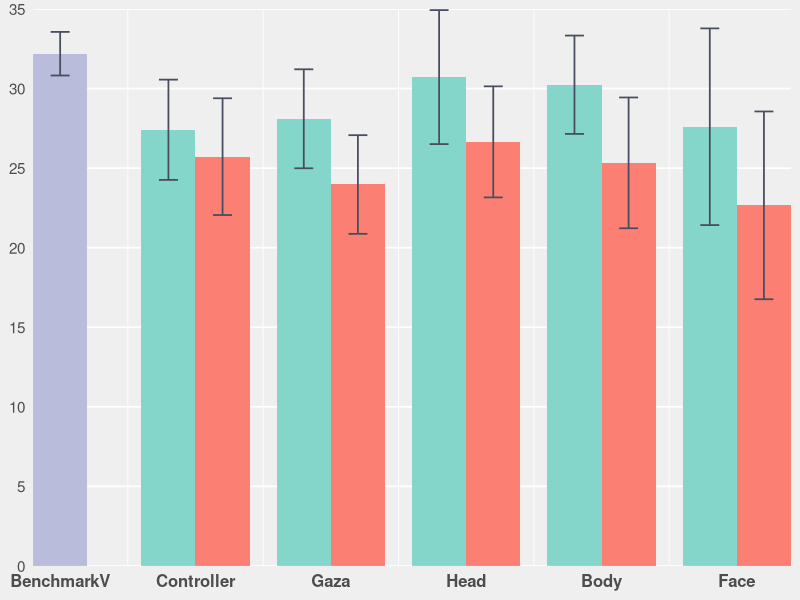
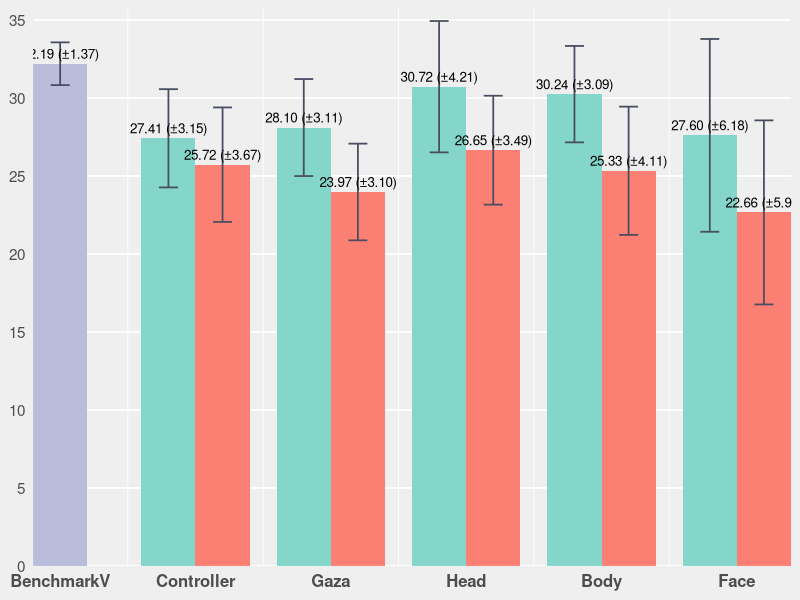
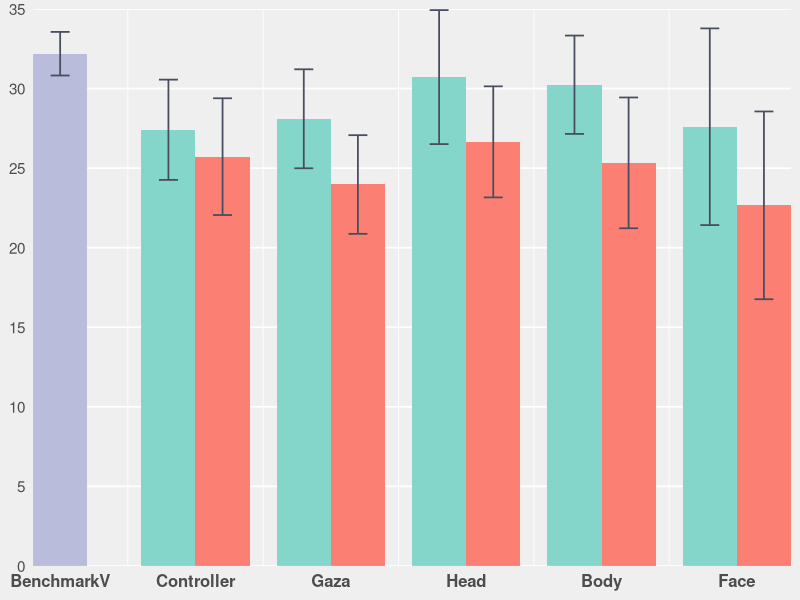
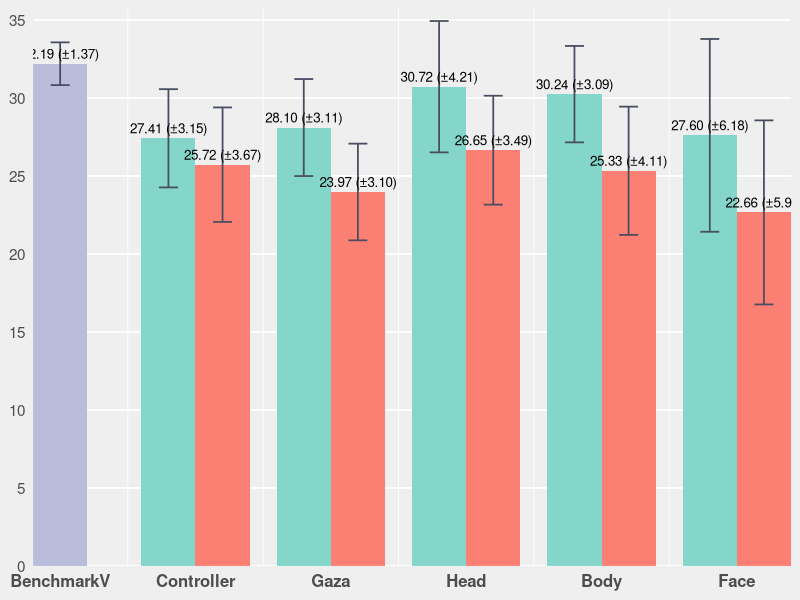

These figures' R source, in order:
# ================= Packages =================
if (!require(ggplot2)) install.packages("ggplot2")
library(ggplot2)

# ================= Data =================
bench_mean <- 32.19; bench_sd <- 1.37

dat <- data.frame(
  Category = c("BenchmarkV",
               "Controller","Controller",
               "Gaza","Gaza",
               "Head","Head",
               "Body","Body",
               "Face","Face"),
  slot     = c("C",
               "L","R",
               "L","R",
               "L","R",
               "L","R",
               "L","R"),
  series   = c("BenchmarkV",
               "Easy","Hard",
               "Easy","Hard",
               "Easy","Hard",
               "Easy","Hard",
               "Easy","Hard"),
  mean     = c(bench_mean,
               27.41, 25.72,
               28.10, 23.97,
               30.72, 26.65,
               30.24, 25.33,
               27.60, 22.66),
  sd       = c(bench_sd,
               3.15, 3.67,
               3.11, 3.10,
               4.21, 3.49,
               3.09, 4.11,
               6.18, 5.90),
  stringsAsFactors = FALSE
)

# 固定横轴顺序
dat$Category <- factor(dat$Category,
  levels = c("BenchmarkV","Controller","Gaza","Head","Body","Face"))
dat$slot   <- factor(dat$slot, levels = c("L","C","R"))
dat$series <- factor(dat$series, levels = c("Easy","BenchmarkV","Hard"))

# ================= 手动定位（确保居中+无缝贴合） =================
# 以每个类目的中心为整数(1,2,3,...)，在左右各偏移 delta；两柱宽度为 bar_w，
# 令 bar_w = 2*delta -> L 与 R 正好在中间“无缝贴合”
group_w <- 0.8               # 每个类目总体占宽（<1 避免挤到相邻类目）
delta   <- group_w / 4       # 0.2
bar_w   <- group_w / 2       # 0.4  => 与上式使两柱贴合

offset_map <- c(L = -delta, C = 0, R = +delta)

x_base <- as.numeric(dat$Category)
dat$x  <- x_base + unname(offset_map[as.character(dat$slot)])

# ================= 样式 =================
col_easy  <- "#84D6CA"
col_hard  <- "#FB7F72"
col_bench <- "#B9BCDB"
err_col   <- "#484D5F"

theme_base <- theme_minimal(base_size = 13) +
  theme(
    legend.position    = "none",
    panel.background   = element_rect(fill = "#EFEFEF", color = NA),
    plot.background    = element_rect(fill = "#EFEFEF", color = NA),
    panel.grid.major   = element_line(color = "white"),
    panel.grid.minor   = element_line(color = "white"),
    panel.grid.major.x = element_blank(),
    axis.text.x        = element_text(size = 12, face = "bold"),
    axis.text.y        = element_text(size = 11),
    axis.title         = element_blank()
  )

# y 轴主刻度=5，无次刻度
y_top    <- ceiling(max(dat$mean + dat$sd) / 5) * 5
y_breaks <- seq(0, y_top, by = 5)

# x 轴：用数值坐标，刻度放在每个类目中心
x_breaks <- seq_along(levels(dat$Category))
x_labels <- levels(dat$Category)

# ================= 图1：不带标注 =================
p1 <- ggplot(dat, aes(x = x, y = mean, fill = series)) +
  geom_col(width = bar_w, position = "identity", colour = NA) +
  geom_errorbar(aes(ymin = mean - sd, ymax = mean + sd),
                width = bar_w * 0.35, color = err_col, linewidth = 0.6,
                position = "identity") +
  scale_fill_manual(values = c(Easy = col_easy, BenchmarkV = col_bench, Hard = col_hard)) +
  scale_y_continuous(breaks = y_breaks, minor_breaks = NULL) +
  scale_x_continuous(breaks = x_breaks, labels = x_labels, expand = c(0, 0)) +
  coord_cartesian(ylim = c(0, y_top), expand = 0) +
  theme_base

print(p1)

# ================= 图2：带“均值(±SD)”标注 =================
lab_df <- transform(dat, label = sprintf("%.2f (±%.2f)", mean, sd))

p2 <- ggplot(dat, aes(x = x, y = mean, fill = series)) +
  geom_col(width = bar_w, position = "identity", colour = NA) +
  geom_errorbar(aes(ymin = mean - sd, ymax = mean + sd),
                width = bar_w * 0.35, color = err_col, linewidth = 0.6,
                position = "identity") +
  geom_text(data = lab_df, aes(label = label),
            vjust = -0.5, size = 3.4, position = "identity") +
  scale_fill_manual(values = c(Easy = col_easy, BenchmarkV = col_bench, Hard = col_hard)) +
  scale_y_continuous(breaks = y_breaks, minor_breaks = NULL) +
  scale_x_continuous(breaks = x_breaks, labels = x_labels, expand = c(0, 0)) +
  coord_cartesian(ylim = c(0, y_top * 1.02), expand = 0) +
  theme_base

print(p2)

# ================= （可选）固定像素导出 =================
save_exact_px <- function(plot, file, width_px, height_px, bg = "#EFEFEF") {
  if (requireNamespace("ragg", quietly = TRUE)) {
    ragg::agg_png(filename = file, width = width_px, height = height_px,
                  units = "px", background = bg, res = 72)
    print(plot); dev.off()
  } else {
    png(filename = file, width = width_px, height = height_px, units = "px",
        bg = bg, type = "cairo")
    print(plot); dev.off()
  }
}
# Save files
ggsave("bars_aligned_no_labels.png", p1, width = 8, height = 4.2, dpi = 300, bg = "#EFEFEF")
ggsave("bars_aligned_with_labels.png", p2, width = 8, height = 4.6, dpi = 300, bg = "#EFEFEF")
